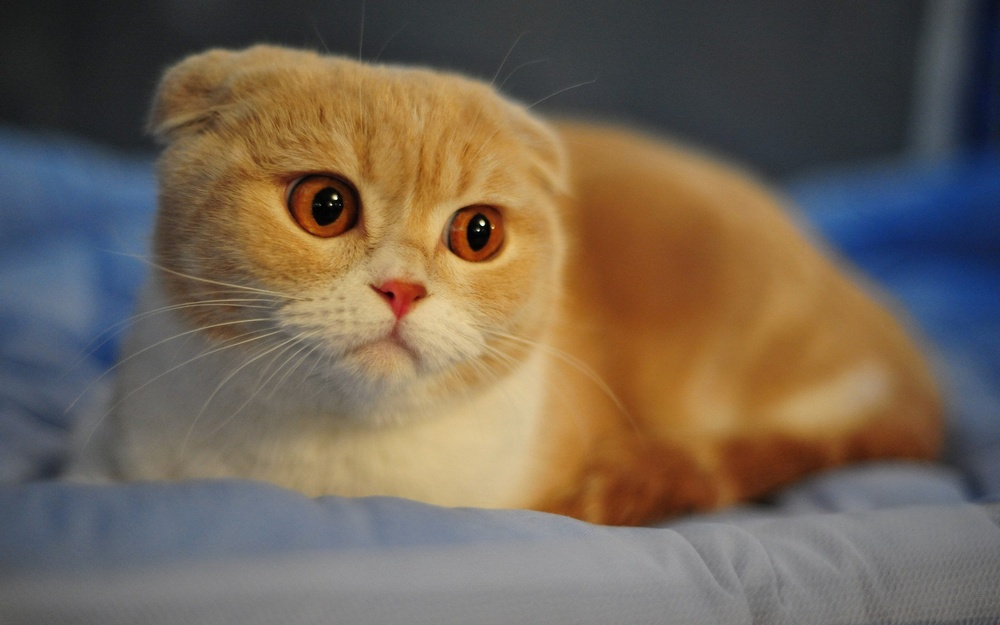
#> input picture R.jpg, 1000 x 625 px, shrunk from 1920 x 1200 before the run
$ python img_roi.py
#> lines starting #> are read from the running program, lines starting #| are printed output that depends on the picture
import numpy as np
import cv2 as cv

def cv_show(name, img):
    cv.imshow(name, img)
    cv.waitKey(0)
    cv.detroyAllWindows()


img = cv.imread('R.jpg', 0)
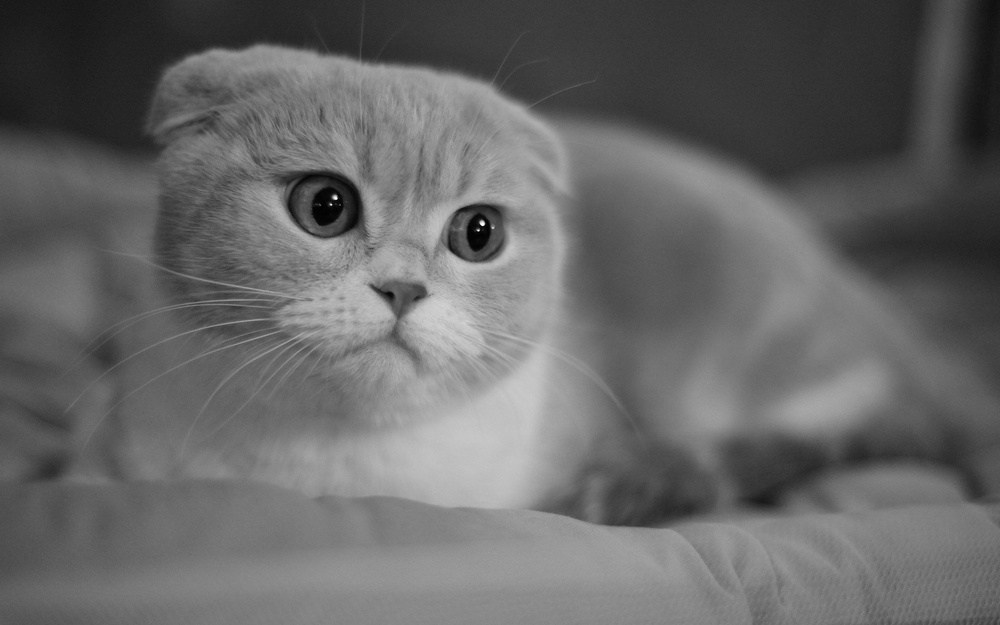
#> img: shape (625, 1000); min 0, max 255, mean 102.7
cat = img[0:500, 0:200]
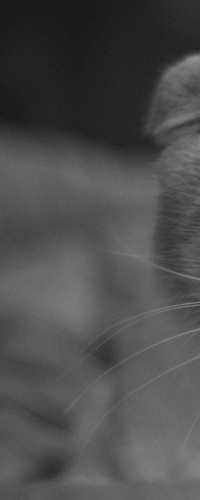
#> cat: shape (500, 200); min 22, max 142, mean 76.7
cv_show('result', cat)
#> (the run stopped early here; a loop or call above may not have finished)
